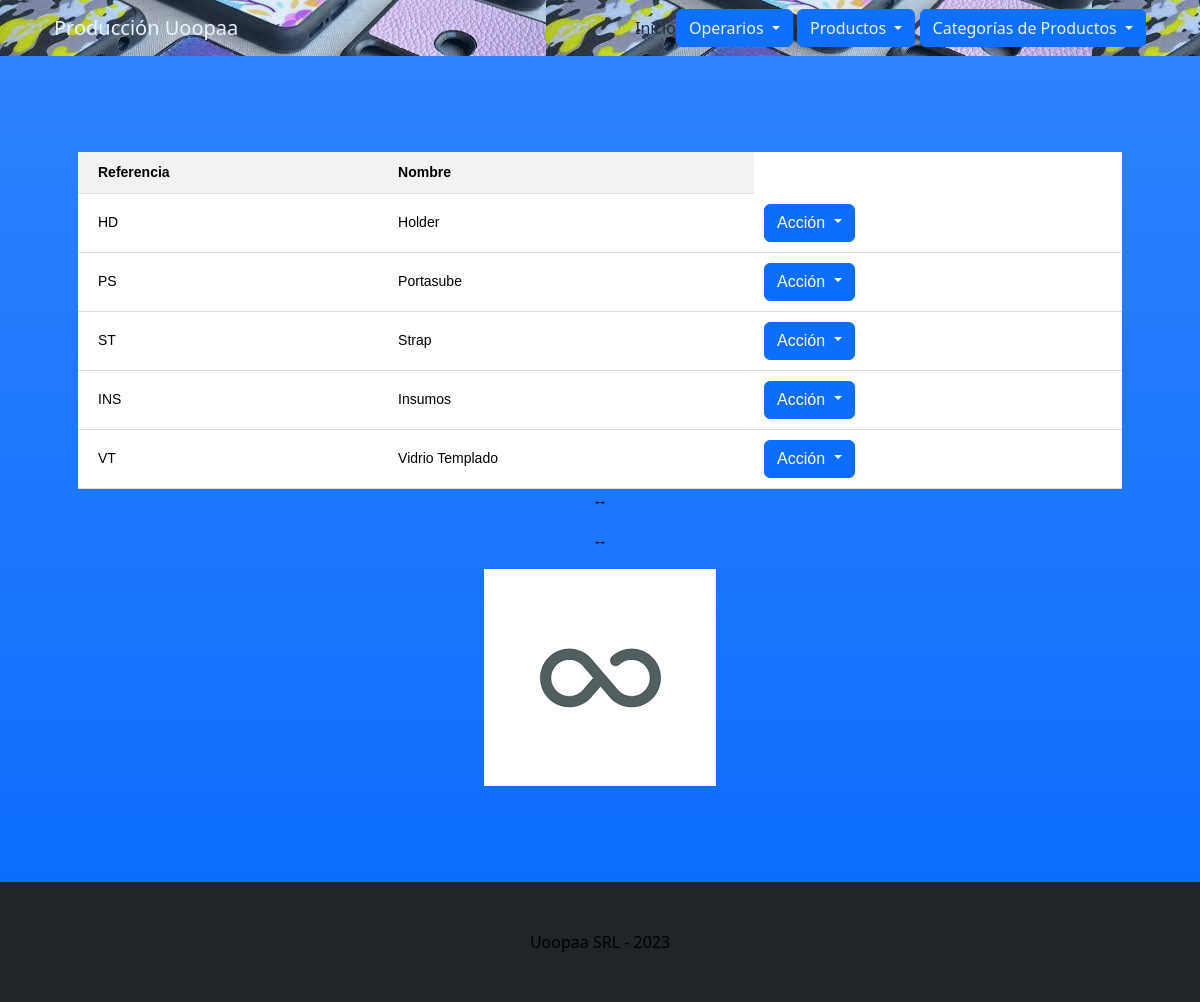
Before: /listaCategorias with the older database file.
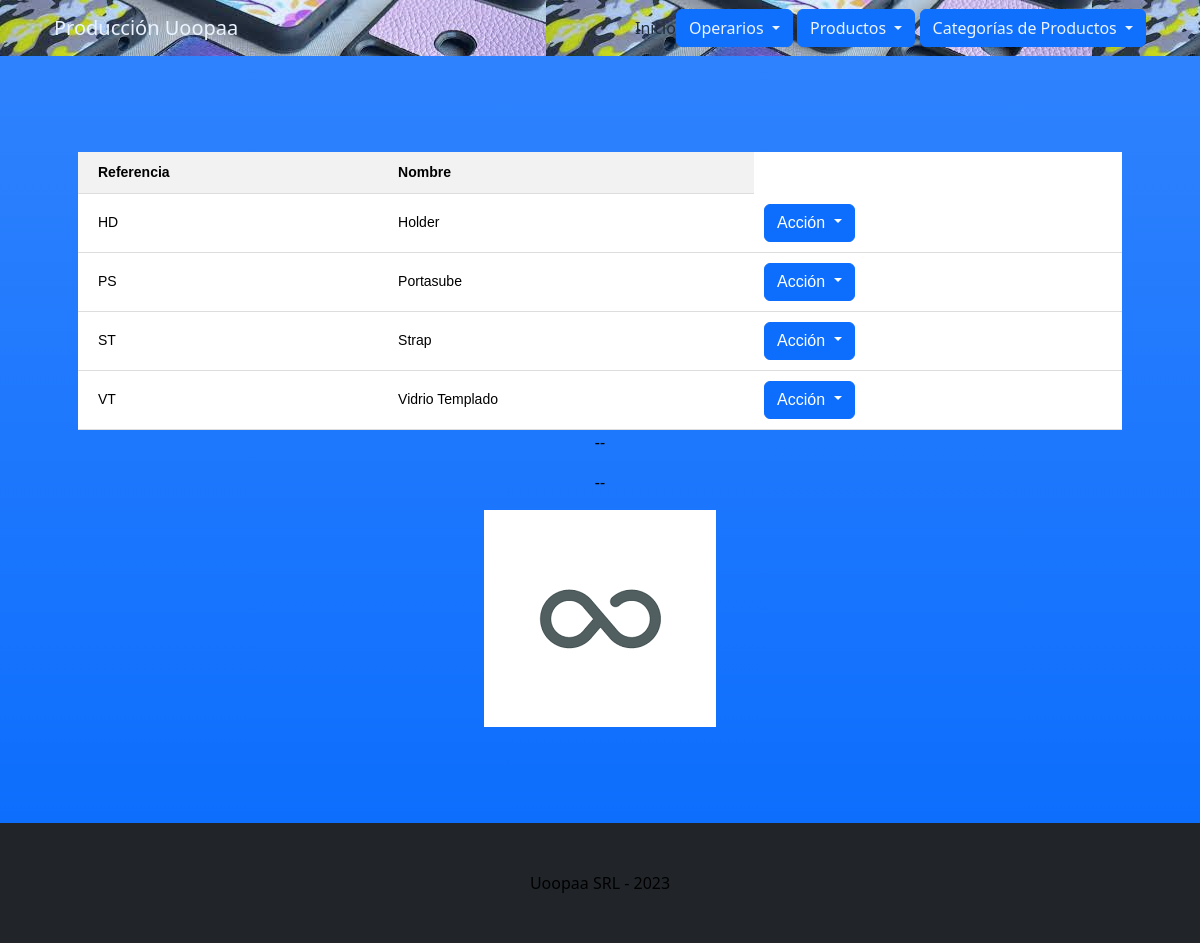
After: the same page with the newer database file.
### Operarios/models.py (models this page shows, shortened)
class CategoriasDeProductos(models.Model):
    referencia_categorias = models.CharField(max_length=40)
    nombre = models.CharField(max_length=40)

### Operarios/views.py (the view)
# urls.py: path('listaCategorias', listaCategorias, name="listaCategorias"),
def listaCategorias(request):
    categorias = CategoriasDeProductos.objects.all()  # Obtener todos los productos de la base de datos
    return render(request, "Operarios/listaCategorias.html", {"categorias": categorias})

### Operarios/templates/Operarios/listaCategorias.html (shortened to what this page needs)
{% extends "Operarios/base.html" %}
{% load static %}
{% block styles %}
{% block main %}
    <div class="container px-4 text-center">
        <table class="my-table">
            <tr>
                <th>Referencia</th>
                <th>Nombre</th>
            </tr>
            {% for categoria in categorias %}
            <tr>
                <td>{{ categoria.referencia_categorias }}</td>
                <td>{{ categoria.nombre }}</td>
                <td>
                    <button class="btn btn-primary dropdown-toggle" type="button" id="accionesDropdown" data-bs-toggle="dropdown" aria-expanded="false">
                        Acción
                    </button>
              </td>
            </tr>
            {% endfor %}
        </table>
    </div>
{% endblock main %}
{% endblock styles %}

Changed rows visible on the page:
removed CategoriasDeProductos: referencia_categorias "INS", nombre "Insumos"
